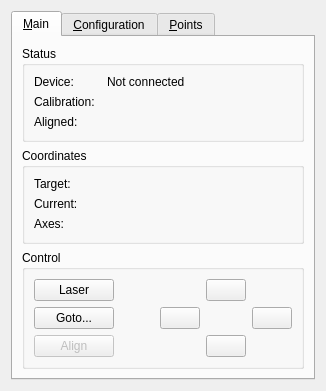
<?xml version="1.0" encoding="UTF-8"?>
<ui version="4.0">
 <class>spcontroller</class>
 <widget class="QDialog" name="spcontroller">
  <property name="enabled">
   <bool>true</bool>
  </property>
  <property name="geometry">
   <rect>
    <x>0</x>
    <y>0</y>
    <width>333</width>
    <height>415</height>
   </rect>
  </property>
  <property name="sizePolicy">
   <sizepolicy hsizetype="Fixed" vsizetype="Fixed">
    <horstretch>0</horstretch>
    <verstretch>0</verstretch>
   </sizepolicy>
  </property>
  <property name="minimumSize">
   <size>
    <width>0</width>
    <height>0</height>
   </size>
  </property>
  <property name="windowTitle">
   <string>SkyPointer</string>
  </property>
  <property name="sizeGripEnabled">
   <bool>false</bool>
  </property>
  <property name="modal">
   <bool>false</bool>
  </property>
  <layout class="QVBoxLayout" name="verticalLayout">
   <property name="sizeConstraint">
    <enum>QLayout::SetFixedSize</enum>
   </property>
   <item>
    <widget class="QTabWidget" name="tabWidget">
     <property name="focusPolicy">
      <enum>Qt::NoFocus</enum>
     </property>
     <property name="autoFillBackground">
      <bool>false</bool>
     </property>
     <property name="tabShape">
      <enum>QTabWidget::Rounded</enum>
     </property>
     <property name="currentIndex">
      <number>0</number>
     </property>
     <widget class="QWidget" name="main">
      <attribute name="title">
       <string>&amp;Main</string>
      </attribute>
      <layout class="QVBoxLayout" name="verticalLayout_4">
       <item>
        <widget class="QGroupBox" name="statuxBox">
         <property name="title">
          <string>Status</string>
         </property>
         <layout class="QHBoxLayout" name="horizontalLayout_5">
          <item>
           <layout class="QFormLayout" name="statusFormLayout">
            <property name="fieldGrowthPolicy">
             <enum>QFormLayout::AllNonFixedFieldsGrow</enum>
            </property>
            <property name="horizontalSpacing">
             <number>12</number>
            </property>
            <item row="0" column="0">
             <widget class="QLabel" name="deviceLabel">
              <property name="text">
               <string>Device:</string>
              </property>
             </widget>
            </item>
            <item row="1" column="0">
             <widget class="QLabel" name="calibrationLabel">
              <property name="text">
               <string>Calibration:</string>
              </property>
             </widget>
            </item>
            <item row="1" column="1">
             <widget class="QLabel" name="statusCalibration">
              <property name="text">
               <string/>
              </property>
             </widget>
            </item>
            <item row="2" column="0">
             <widget class="QLabel" name="alignedLabel">
              <property name="text">
               <string>Aligned:</string>
              </property>
             </widget>
            </item>
            <item row="2" column="1">
             <widget class="QLabel" name="statusAligned">
              <property name="font">
               <font>
                <weight>75</weight>
                <bold>true</bold>
               </font>
              </property>
              <property name="text">
               <string/>
              </property>
             </widget>
            </item>
            <item row="0" column="1">
             <widget class="QLabel" name="statusDevice">
              <property name="text">
               <string>Not connected</string>
              </property>
             </widget>
            </item>
           </layout>
          </item>
         </layout>
        </widget>
       </item>
       <item>
        <widget class="QGroupBox" name="coordBox">
         <property name="title">
          <string>Coordinates</string>
         </property>
         <property name="flat">
          <bool>false</bool>
         </property>
         <property name="checkable">
          <bool>false</bool>
         </property>
         <layout class="QVBoxLayout" name="verticalLayout_2">
          <item>
           <layout class="QFormLayout" name="coordsFormLayout">
            <property name="sizeConstraint">
             <enum>QLayout::SetNoConstraint</enum>
            </property>
            <property name="fieldGrowthPolicy">
             <enum>QFormLayout::AllNonFixedFieldsGrow</enum>
            </property>
            <property name="horizontalSpacing">
             <number>12</number>
            </property>
            <item row="0" column="0">
             <widget class="QLabel" name="targetLabel">
              <property name="font">
               <font>
                <weight>50</weight>
                <bold>false</bold>
               </font>
              </property>
              <property name="text">
               <string>Target:</string>
              </property>
              <property name="scaledContents">
               <bool>false</bool>
              </property>
              <property name="alignment">
               <set>Qt::AlignLeading|Qt::AlignLeft|Qt::AlignVCenter</set>
              </property>
             </widget>
            </item>
            <item row="0" column="1">
             <widget class="QLabel" name="coordTarget"/>
            </item>
            <item row="1" column="0">
             <widget class="QLabel" name="currentLabel">
              <property name="font">
               <font>
                <weight>50</weight>
                <bold>false</bold>
               </font>
              </property>
              <property name="text">
               <string>Current:</string>
              </property>
             </widget>
            </item>
            <item row="1" column="1">
             <widget class="QLabel" name="coordCurrent"/>
            </item>
            <item row="2" column="0">
             <widget class="QLabel" name="axesLabel">
              <property name="font">
               <font>
                <weight>50</weight>
                <bold>false</bold>
               </font>
              </property>
              <property name="text">
               <string>Axes:</string>
              </property>
             </widget>
            </item>
            <item row="2" column="1">
             <widget class="QLabel" name="coordAxes"/>
            </item>
           </layout>
          </item>
         </layout>
        </widget>
       </item>
       <item>
        <widget class="QGroupBox" name="controlBox">
         <property name="enabled">
          <bool>true</bool>
         </property>
         <property name="title">
          <string>Control</string>
         </property>
         <layout class="QHBoxLayout" name="horizontalLayout">
          <item>
           <layout class="QVBoxLayout" name="verticalLayout_3">
            <item>
             <widget class="QPushButton" name="laserButton">
              <property name="enabled">
               <bool>true</bool>
              </property>
              <property name="text">
               <string>Laser</string>
              </property>
              <property name="shortcut">
               <string>L</string>
              </property>
              <property name="checkable">
               <bool>true</bool>
              </property>
              <property name="autoDefault">
               <bool>false</bool>
              </property>
             </widget>
            </item>
            <item>
             <widget class="QPushButton" name="gotoButton">
              <property name="enabled">
               <bool>true</bool>
              </property>
              <property name="text">
               <string>Goto...</string>
              </property>
              <property name="shortcut">
               <string>G</string>
              </property>
              <property name="autoDefault">
               <bool>false</bool>
              </property>
             </widget>
            </item>
            <item>
             <widget class="QPushButton" name="alignButton">
              <property name="enabled">
               <bool>false</bool>
              </property>
              <property name="text">
               <string>Align</string>
              </property>
              <property name="shortcut">
               <string>S</string>
              </property>
              <property name="autoDefault">
               <bool>false</bool>
              </property>
             </widget>
            </item>
           </layout>
          </item>
          <item>
           <spacer name="horizontalSpacer">
            <property name="orientation">
             <enum>Qt::Horizontal</enum>
            </property>
            <property name="sizeHint" stdset="0">
             <size>
              <width>40</width>
              <height>20</height>
             </size>
            </property>
           </spacer>
          </item>
          <item>
           <layout class="QGridLayout" name="gridLayout_2">
            <item row="1" column="0">
             <widget class="QPushButton" name="leftButton">
              <property name="enabled">
               <bool>true</bool>
              </property>
              <property name="minimumSize">
               <size>
                <width>0</width>
                <height>0</height>
               </size>
              </property>
              <property name="text">
               <string/>
              </property>
              <property name="icon">
               <iconset theme="go-left">
                <normaloff/>
               </iconset>
              </property>
              <property name="autoDefault">
               <bool>false</bool>
              </property>
             </widget>
            </item>
            <item row="2" column="1">
             <widget class="QPushButton" name="downButton">
              <property name="enabled">
               <bool>true</bool>
              </property>
              <property name="text">
               <string/>
              </property>
              <property name="icon">
               <iconset theme="go-down">
                <normaloff/>
               </iconset>
              </property>
              <property name="autoDefault">
               <bool>false</bool>
              </property>
             </widget>
            </item>
            <item row="1" column="2">
             <widget class="QPushButton" name="rightButton">
              <property name="enabled">
               <bool>true</bool>
              </property>
              <property name="text">
               <string/>
              </property>
              <property name="icon">
               <iconset theme="go-right">
                <normaloff/>
               </iconset>
              </property>
              <property name="checkable">
               <bool>false</bool>
              </property>
              <property name="autoRepeat">
               <bool>false</bool>
              </property>
              <property name="autoExclusive">
               <bool>false</bool>
              </property>
              <property name="autoDefault">
               <bool>false</bool>
              </property>
             </widget>
            </item>
            <item row="0" column="1">
             <widget class="QPushButton" name="upButton">
              <property name="enabled">
               <bool>true</bool>
              </property>
              <property name="text">
               <string/>
              </property>
              <property name="icon">
               <iconset theme="go-up">
                <normaloff/>
               </iconset>
              </property>
              <property name="autoDefault">
               <bool>false</bool>
              </property>
             </widget>
            </item>
           </layout>
          </item>
         </layout>
        </widget>
       </item>
      </layout>
     </widget>
     <widget class="QWidget" name="config">
      <attribute name="title">
       <string>&amp;Configuration</string>
      </attribute>
      <layout class="QVBoxLayout" name="verticalLayout_5">
       <item>
        <layout class="QFormLayout" name="configFormLayout">
         <property name="fieldGrowthPolicy">
          <enum>QFormLayout::AllNonFixedFieldsGrow</enum>
         </property>
         <property name="horizontalSpacing">
          <number>12</number>
         </property>
         <item row="0" column="0">
          <widget class="QLabel" name="serialPortLabel">
           <property name="text">
            <string>Serial port:</string>
           </property>
          </widget>
         </item>
         <item row="0" column="1">
          <widget class="QComboBox" name="serialCombo"/>
         </item>
         <item row="1" column="0">
          <widget class="QLabel" name="joystickLabel">
           <property name="text">
            <string>Joystick:</string>
           </property>
          </widget>
         </item>
         <item row="1" column="1">
          <widget class="QComboBox" name="joystickCombo">
           <item>
            <property name="text">
             <string>None</string>
            </property>
           </item>
          </widget>
         </item>
         <item row="2" column="0">
          <widget class="QLabel" name="serverPortLabel">
           <property name="text">
            <string>Server port:</string>
           </property>
          </widget>
         </item>
         <item row="2" column="1">
          <widget class="QSpinBox" name="serverPort">
           <property name="minimum">
            <number>10000</number>
           </property>
           <property name="maximum">
            <number>11000</number>
           </property>
          </widget>
         </item>
         <item row="4" column="0">
          <widget class="QLabel" name="enableServerLabel">
           <property name="text">
            <string>Enable server</string>
           </property>
          </widget>
         </item>
         <item row="4" column="1">
          <widget class="QCheckBox" name="enableServer"/>
         </item>
         <item row="3" column="0">
          <widget class="QLabel" name="localHostOnlyLabel">
           <property name="text">
            <string>Local host only</string>
           </property>
          </widget>
         </item>
         <item row="3" column="1">
          <widget class="QCheckBox" name="localHostOnly">
           <property name="checked">
            <bool>true</bool>
           </property>
          </widget>
         </item>
        </layout>
       </item>
       <item>
        <spacer name="verticalSpacer">
         <property name="orientation">
          <enum>Qt::Vertical</enum>
         </property>
         <property name="sizeHint" stdset="0">
          <size>
           <width>20</width>
           <height>40</height>
          </size>
         </property>
        </spacer>
       </item>
       <item>
        <layout class="QHBoxLayout" name="horizontalLayout_3">
         <item>
          <widget class="QPushButton" name="calibrateButton">
           <property name="text">
            <string>Calibrate...</string>
           </property>
           <property name="autoDefault">
            <bool>false</bool>
           </property>
          </widget>
         </item>
         <item>
          <spacer name="horizontalSpacer_3">
           <property name="orientation">
            <enum>Qt::Horizontal</enum>
           </property>
           <property name="sizeHint" stdset="0">
            <size>
             <width>40</width>
             <height>20</height>
            </size>
           </property>
          </spacer>
         </item>
         <item>
          <widget class="QPushButton" name="applyButton">
           <property name="text">
            <string>Apply</string>
           </property>
           <property name="autoDefault">
            <bool>false</bool>
           </property>
           <property name="default">
            <bool>true</bool>
           </property>
          </widget>
         </item>
        </layout>
       </item>
      </layout>
     </widget>
     <widget class="QWidget" name="points">
      <attribute name="title">
       <string>&amp;Points</string>
      </attribute>
      <layout class="QVBoxLayout" name="verticalLayout_7">
       <item>
        <layout class="QVBoxLayout" name="verticalLayout_6">
         <item>
          <layout class="QHBoxLayout" name="horizontalLayout_2">
           <item>
            <widget class="QPushButton" name="addPointButton">
             <property name="enabled">
              <bool>false</bool>
             </property>
             <property name="text">
              <string>Add point</string>
             </property>
            </widget>
           </item>
           <item>
            <spacer name="horizontalSpacer_2">
             <property name="orientation">
              <enum>Qt::Horizontal</enum>
             </property>
             <property name="sizeHint" stdset="0">
              <size>
               <width>40</width>
               <height>20</height>
              </size>
             </property>
            </spacer>
           </item>
           <item>
            <widget class="QPushButton" name="saveButton">
             <property name="text">
              <string>Save...</string>
             </property>
            </widget>
           </item>
          </layout>
         </item>
         <item>
          <widget class="QTableView" name="pointsTable">
           <property name="editTriggers">
            <set>QAbstractItemView::NoEditTriggers</set>
           </property>
          </widget>
         </item>
        </layout>
       </item>
      </layout>
     </widget>
    </widget>
   </item>
  </layout>
 </widget>
 <tabstops>
  <tabstop>laserButton</tabstop>
  <tabstop>gotoButton</tabstop>
  <tabstop>upButton</tabstop>
  <tabstop>rightButton</tabstop>
  <tabstop>downButton</tabstop>
  <tabstop>leftButton</tabstop>
 </tabstops>
 <resources/>
 <connections/>
</ui>
